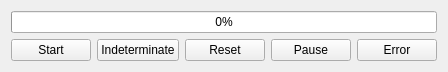
<?xml version="1.0" encoding="UTF-8"?>
<ui version="4.0">
 <class>DemoWidget1</class>
 <widget class="QWidget" name="DemoWidget1">
  <property name="geometry">
   <rect>
    <x>0</x>
    <y>0</y>
    <width>444</width>
    <height>300</height>
   </rect>
  </property>
  <layout class="QGridLayout" name="gridLayout">
   <property name="sizeConstraint">
    <enum>QLayout::SetFixedSize</enum>
   </property>
   <item row="0" column="0" colspan="5">
    <widget class="QProgressBar" name="progressBar">
     <property name="value">
      <number>0</number>
     </property>
    </widget>
   </item>
   <item row="1" column="0">
    <widget class="QPushButton" name="start">
     <property name="text">
      <string>Start</string>
     </property>
    </widget>
   </item>
   <item row="1" column="2">
    <widget class="QPushButton" name="reset">
     <property name="text">
      <string>Reset</string>
     </property>
    </widget>
   </item>
   <item row="1" column="3">
    <widget class="QPushButton" name="pause">
     <property name="text">
      <string>Pause</string>
     </property>
    </widget>
   </item>
   <item row="1" column="4">
    <widget class="QPushButton" name="error">
     <property name="text">
      <string>Error</string>
     </property>
    </widget>
   </item>
   <item row="1" column="1">
    <widget class="QPushButton" name="indeterminate">
     <property name="text">
      <string>Indeterminate</string>
     </property>
    </widget>
   </item>
  </layout>
 </widget>
 <layoutdefault spacing="6" margin="11"/>
 <resources/>
 <connections/>
 <slots>
  <slot>start()</slot>
  <slot>indeterminate()</slot>
  <slot>reset()</slot>
  <slot>pause()</slot>
  <slot>error()</slot>
 </slots>
</ui>
